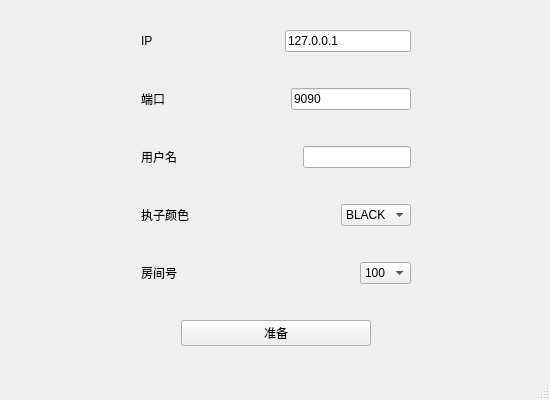
<?xml version="1.0" encoding="UTF-8"?>
<ui version="4.0">
 <class>MainWindow</class>
 <widget class="QMainWindow" name="MainWindow">
  <property name="geometry">
   <rect>
    <x>0</x>
    <y>0</y>
    <width>550</width>
    <height>400</height>
   </rect>
  </property>
  <property name="minimumSize">
   <size>
    <width>550</width>
    <height>400</height>
   </size>
  </property>
  <property name="maximumSize">
   <size>
    <width>550</width>
    <height>400</height>
   </size>
  </property>
  <property name="windowTitle">
   <string>苏拉卡尔塔棋 --programming-team-X-C-X --Powered by Qt 6.8.0</string>
  </property>
  <widget class="QWidget" name="centralwidget">
   <widget class="QWidget" name="widget" native="true">
    <property name="geometry">
     <rect>
      <x>440</x>
      <y>90</y>
      <width>245</width>
      <height>64</height>
     </rect>
    </property>
    <layout class="QGridLayout" name="gridLayout"/>
   </widget>
   <widget class="QWidget" name="horizontalLayoutWidget_3">
    <property name="geometry">
     <rect>
      <x>0</x>
      <y>0</y>
      <width>551</width>
      <height>381</height>
     </rect>
    </property>
    <layout class="QHBoxLayout" name="horizontalLayout_6">
     <item>
      <spacer name="horizontalSpacer_5">
       <property name="orientation">
        <enum>Qt::Horizontal</enum>
       </property>
       <property name="sizeHint" stdset="0">
        <size>
         <width>40</width>
         <height>20</height>
        </size>
       </property>
      </spacer>
     </item>
     <item>
      <layout class="QVBoxLayout" name="verticalLayout_2">
       <item>
        <layout class="QHBoxLayout" name="horizontalLayout_4">
         <item>
          <widget class="QLabel" name="label">
           <property name="text">
            <string>IP</string>
           </property>
          </widget>
         </item>
         <item>
          <spacer name="horizontalSpacer_3">
           <property name="orientation">
            <enum>Qt::Horizontal</enum>
           </property>
           <property name="sizeHint" stdset="0">
            <size>
             <width>40</width>
             <height>20</height>
            </size>
           </property>
          </spacer>
         </item>
         <item>
          <widget class="QLineEdit" name="ip_line">
           <property name="text">
            <string>127.0.0.1</string>
           </property>
          </widget>
         </item>
        </layout>
       </item>
       <item>
        <layout class="QHBoxLayout" name="horizontalLayout_5">
         <item>
          <widget class="QLabel" name="label_2">
           <property name="text">
            <string>端口</string>
           </property>
          </widget>
         </item>
         <item>
          <spacer name="horizontalSpacer_2">
           <property name="orientation">
            <enum>Qt::Horizontal</enum>
           </property>
           <property name="sizeHint" stdset="0">
            <size>
             <width>40</width>
             <height>20</height>
            </size>
           </property>
          </spacer>
         </item>
         <item>
          <widget class="QLineEdit" name="port_line">
           <property name="text">
            <string>9090</string>
           </property>
          </widget>
         </item>
        </layout>
       </item>
       <item>
        <layout class="QHBoxLayout" name="horizontalLayout_7">
         <item>
          <widget class="QLabel" name="label_3">
           <property name="text">
            <string>用户名</string>
           </property>
          </widget>
         </item>
         <item>
          <spacer name="horizontalSpacer">
           <property name="orientation">
            <enum>Qt::Horizontal</enum>
           </property>
           <property name="sizeHint" stdset="0">
            <size>
             <width>120</width>
             <height>20</height>
            </size>
           </property>
          </spacer>
         </item>
         <item>
          <widget class="QLineEdit" name="ready_name"/>
         </item>
        </layout>
       </item>
       <item>
        <layout class="QHBoxLayout" name="horizontalLayout">
         <item>
          <widget class="QLabel" name="label_4">
           <property name="text">
            <string>执子颜色</string>
           </property>
          </widget>
         </item>
         <item>
          <spacer name="horizontalSpacer_6">
           <property name="orientation">
            <enum>Qt::Horizontal</enum>
           </property>
           <property name="sizeHint" stdset="0">
            <size>
             <width>40</width>
             <height>20</height>
            </size>
           </property>
          </spacer>
         </item>
         <item>
          <widget class="QComboBox" name="choose_color">
           <item>
            <property name="text">
             <string>BLACK</string>
            </property>
           </item>
           <item>
            <property name="text">
             <string>WHITE</string>
            </property>
           </item>
          </widget>
         </item>
        </layout>
       </item>
       <item>
        <layout class="QHBoxLayout" name="horizontalLayout_2">
         <item>
          <widget class="QLabel" name="label_5">
           <property name="text">
            <string>房间号</string>
           </property>
          </widget>
         </item>
         <item>
          <spacer name="horizontalSpacer_7">
           <property name="orientation">
            <enum>Qt::Horizontal</enum>
           </property>
           <property name="sizeHint" stdset="0">
            <size>
             <width>40</width>
             <height>20</height>
            </size>
           </property>
          </spacer>
         </item>
         <item>
          <widget class="QComboBox" name="choose_room">
           <item>
            <property name="text">
             <string>100</string>
            </property>
           </item>
           <item>
            <property name="text">
             <string>234</string>
            </property>
           </item>
           <item>
            <property name="text">
             <string>355</string>
            </property>
           </item>
           <item>
            <property name="text">
             <string>648</string>
            </property>
           </item>
          </widget>
         </item>
        </layout>
       </item>
       <item>
        <layout class="QHBoxLayout" name="horizontalLayout_8">
         <item>
          <spacer name="horizontalSpacer_8">
           <property name="orientation">
            <enum>Qt::Horizontal</enum>
           </property>
           <property name="sizeHint" stdset="0">
            <size>
             <width>40</width>
             <height>20</height>
            </size>
           </property>
          </spacer>
         </item>
         <item>
          <widget class="QPushButton" name="readyButton">
           <property name="sizePolicy">
            <sizepolicy hsizetype="Minimum" vsizetype="Fixed">
             <horstretch>30</horstretch>
             <verstretch>30</verstretch>
            </sizepolicy>
           </property>
           <property name="text">
            <string>准备</string>
           </property>
           <property name="autoRepeatDelay">
            <number>300</number>
           </property>
          </widget>
         </item>
         <item>
          <spacer name="horizontalSpacer_9">
           <property name="orientation">
            <enum>Qt::Horizontal</enum>
           </property>
           <property name="sizeHint" stdset="0">
            <size>
             <width>40</width>
             <height>20</height>
            </size>
           </property>
          </spacer>
         </item>
        </layout>
       </item>
      </layout>
     </item>
     <item>
      <spacer name="horizontalSpacer_4">
       <property name="orientation">
        <enum>Qt::Horizontal</enum>
       </property>
       <property name="sizeHint" stdset="0">
        <size>
         <width>40</width>
         <height>20</height>
        </size>
       </property>
      </spacer>
     </item>
    </layout>
   </widget>
  </widget>
  <widget class="QMenuBar" name="menubar">
   <property name="geometry">
    <rect>
     <x>0</x>
     <y>0</y>
     <width>550</width>
     <height>17</height>
    </rect>
   </property>
  </widget>
  <widget class="QStatusBar" name="statusbar"/>
 </widget>
 <resources/>
 <connections/>
</ui>
